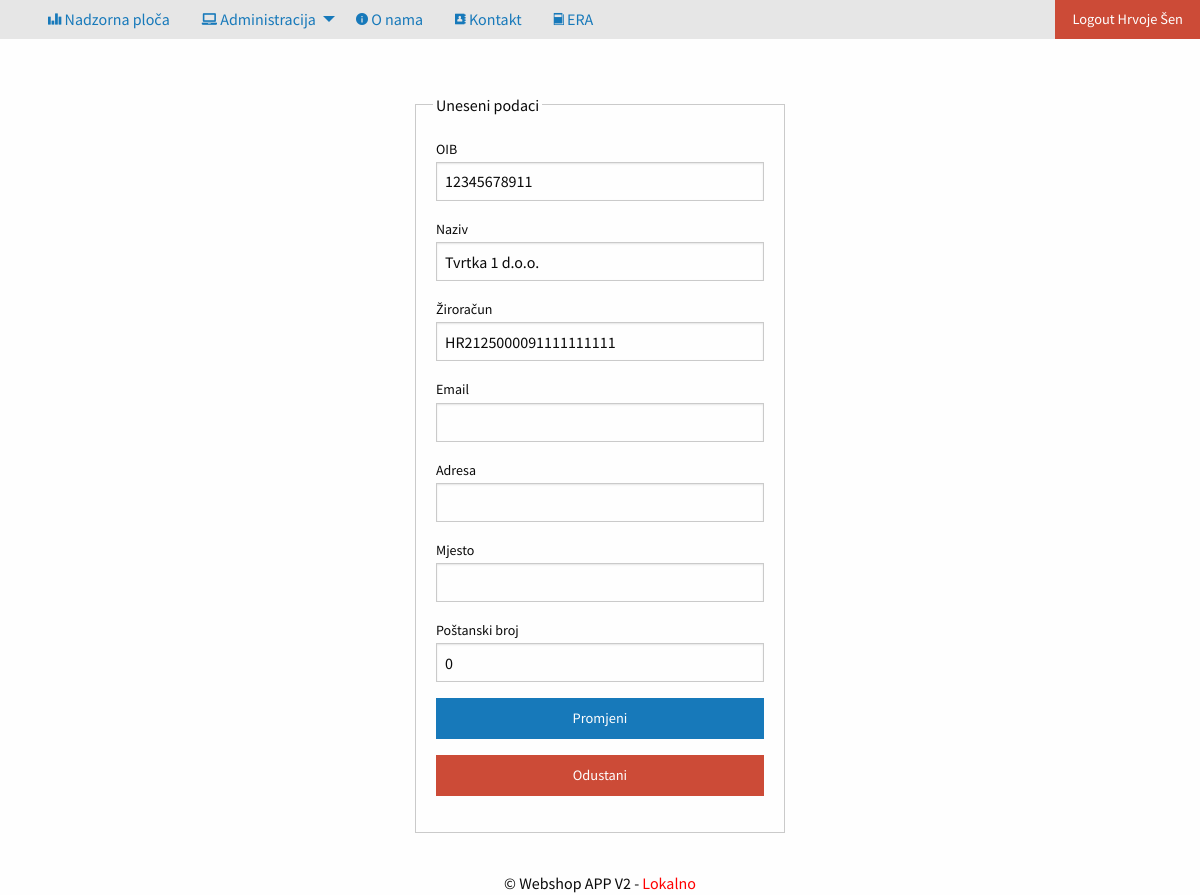
/privatno/dobavljaci/promjena.php?sifra=1 (signed in), run on the app's committed database.
### tables this page shows
create table dobavljac(
sifra			int (6) not null primary key auto_increment,
oib				char (11) not null,
naziv			varchar (100) not null,
ziroracun		varchar (50) not null,
email			varchar (100),
adresa			varchar (255),
mjesto			varchar (255),
postanskiBroj	int (5)
);

### privatno/dobavljaci/promjena.php (the view, shortened to what this page needs)
<?php include_once '../../konfiguracija.php'; provjeraLogin();
if(isset($_GET["sifra"])){
	$izraz=$veza->prepare("select * from dobavljac where sifra=:sifra");
	$izraz->execute(array("sifra"=>$_GET["sifra"]));
	$dobavljac = $izraz->fetch(PDO::FETCH_OBJ);
}
?>
<!doctype html>
<html class="no-js" lang="en" dir="ltr">
	<head>
		<?php include_once '../../predlosci/zaglavlje.php'; ?>
	</head>
	<body>
		<?php include_once '../../predlosci/izbornik.php'; ?>
		<div class="row">
			<div class="grid-x grid-padding-x">
				<div class="cell large-4 large-offset-4">
					<form method="POST">
						<fieldset class="fieldset">
							<legend>Uneseni podaci</legend>
							<label for="oib">OIB</label>
							<input name="oib" id="oib" value="<?php echo $dobavljac->oib; ?>" type="number" />
							<label id="lnaziv" for="naziv">Naziv</label>
							<input name="naziv" id="naziv" value="<?php echo $dobavljac->naziv; ?>" type="text" />
							<label for="ziroracun">Žiroračun</label>
							<input name="ziroracun" id="ziroracun" value="<?php echo $dobavljac->ziroracun; ?>" type="text" />
							<label for="email">Email</label>
							<input name="email" id="email" value="<?php echo $dobavljac->email; ?>" type="text" />
							<label for="adresa">Adresa</label>
							<input name="adresa" id="adresa" value="<?php echo $dobavljac->adresa; ?>" type="text" />
							<label for="mjesto">Mjesto</label>
							<input name="mjesto" id="mjesto" value="<?php echo $dobavljac->mjesto; ?>" type="text" />
							<label for="postanskiBroj">Poštanski broj</label>
							<input name="postanskiBroj" id="postanskiBroj" value="<?php echo $dobavljac->postanskiBroj; ?>" type="number" />
							<input type="submit" class="button expanded" value="Promjeni"/>
							<a href="index.php" class="alert button expanded">Odustani</a>
						</fieldset>
					</form>
				</div>
			</div>
		</div>
		<?php	include_once '../../predlosci/podnozje.php'; ?>
	</body>
</html>

### css/app.css (style rules this page uses)
body { font-family: 'Source Sans Pro', sans-serif; }
.row { max-width: 100%; padding-top: 20px; }

### data on the page
dobavljac: oib "12345678911", naziv "Tvrtka 1 d.o.o.", ziroracun "HR2125000091111111111", postanskiBroj "0"

### other printed values
$_SESSION["logiran"]->ime "Hrvoje"
$_SESSION["logiran"]->prezime "Šen"
$naslovAplikacije "Webshop APP V2"
